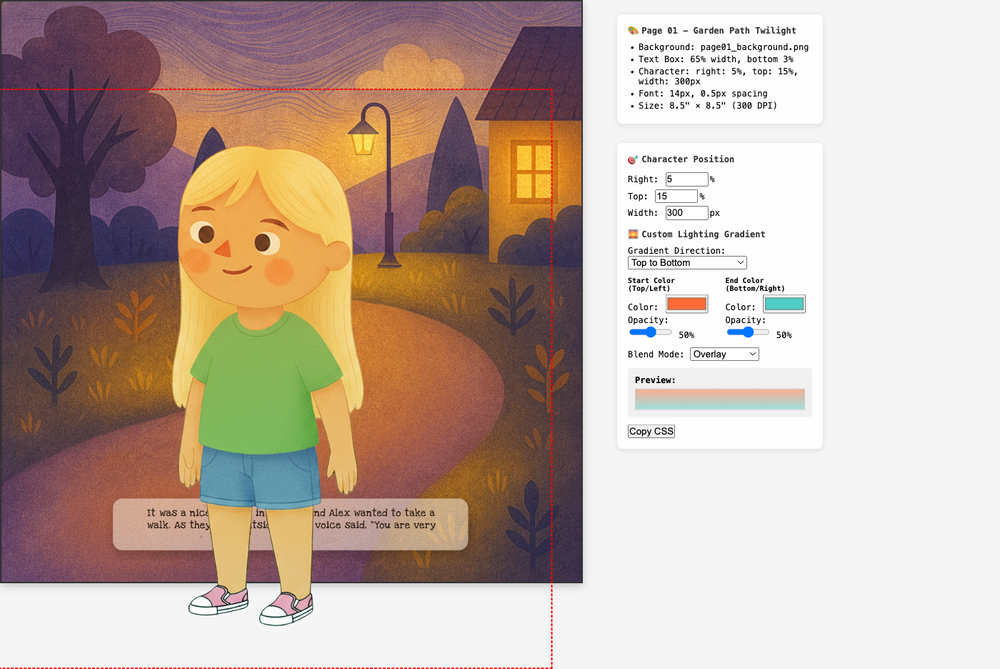
#> input picture test-pages/combined-test1-50pct.png, 1000 x 669 px, shrunk from 1400 x 936 before the run
$ python -i convert-poses-to-edges.py   (imports and definitions only)
#> lines starting #> are read from the running program, lines starting #| are printed output that depends on the picture
#!/usr/bin/env python3

"""
Convert pose reference images to edge maps
This removes ALL visual information except pose structure
"""

from PIL import Image, ImageFilter
import os
import numpy as np

# Configuration
POSE_NUMBERS = [1, 2, 3, 4, 5]
SCRIPT_DIR = os.path.dirname(os.path.abspath(__file__))
INPUT_DIR = os.path.join(SCRIPT_DIR, '../assets/poses/grayscale')
OUTPUT_DIR = os.path.join(SCRIPT_DIR, '../assets/poses/edges')

def convert_to_edge_map(input_path, output_path):
    """Convert grayscale image to pure edge map"""
#> called with input_path = '../test-pages/combined-test1-50pct.png', output_path = 'out.png'
    try:
        # Open the grayscale image
        img = Image.open(input_path)
#> img is the input picture: PIL image 1000x669 RGB; mean R, G, B 190.8, 171.8, 160.5

        # Convert to RGB for edge detection
        if img.mode != 'RGB':
            img = img.convert('RGB')

        # Apply edge detection filter
        edges = img.filter(ImageFilter.FIND_EDGES)
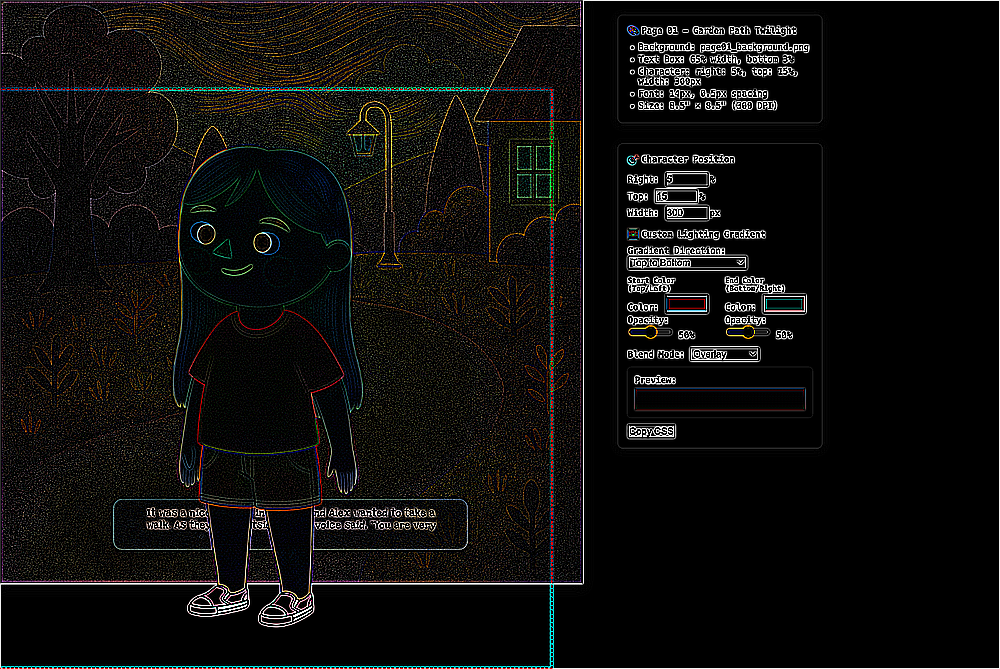
#> edges: PIL image 1000x669 RGB; mean R, G, B 16.4, 15.5, 14.1

        # Convert to pure black and white (no grays)
        edges_array = np.array(edges)

        # Threshold to pure black/white
        threshold = 50  # Adjust this value if needed
        edges_array[edges_array < threshold] = 0    # Black
        edges_array[edges_array >= threshold] = 255 # White
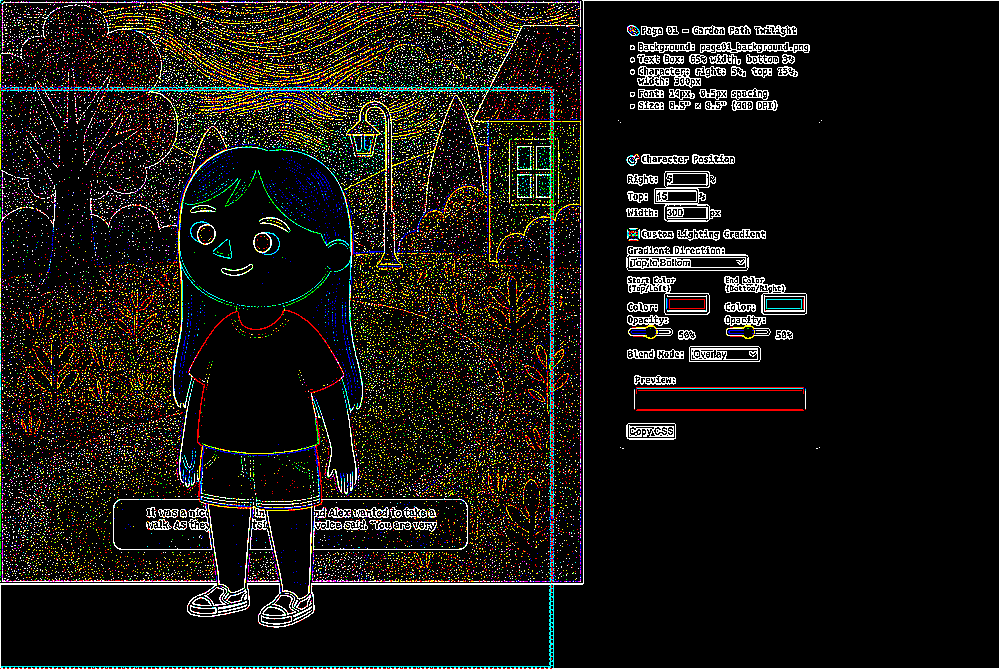
#> edges_array: shape (669, 1000, 3); mean R, G, B 25.3, 22.8, 18.4

        # Convert back to PIL Image
        edges_img = Image.fromarray(edges_array.astype('uint8'))

        # Convert to RGBA with transparent background
        edges_rgba = Image.new('RGBA', edges_img.size, (255, 255, 255, 0))  # Transparent background

        # Copy only the black edges (pose outline)
        edges_array_rgba = np.array(edges_rgba)
        edges_array_gray = np.array(edges_img.convert('L'))
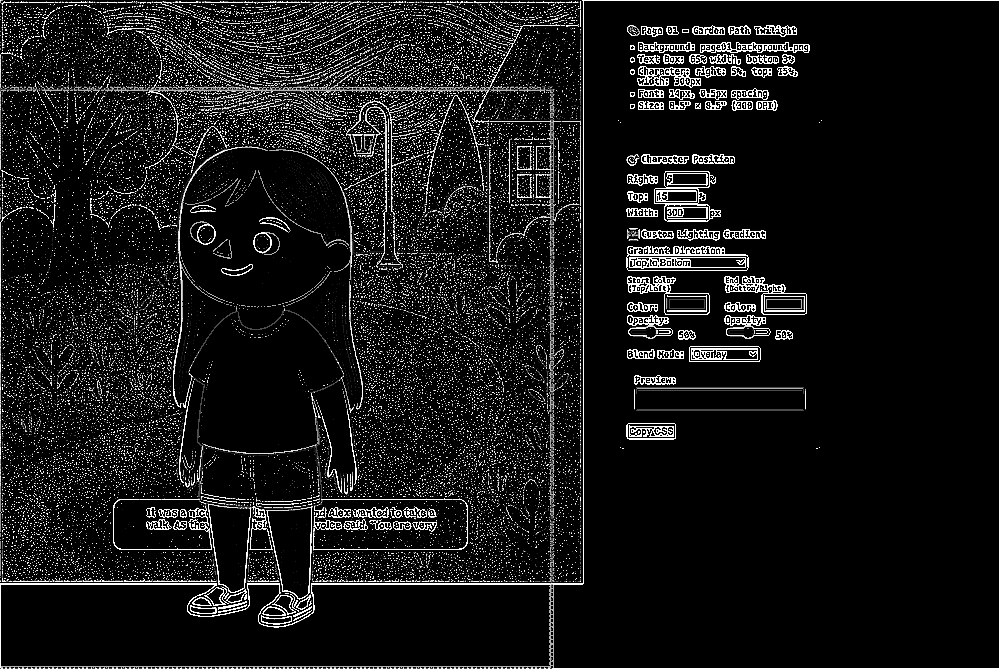
#> edges_array_gray: shape (669, 1000); min 0, max 255, mean 23.1

        # Where edges are black (0), make them black in RGBA
        # Where edges are white (255), keep transparent
        mask = edges_array_gray == 0
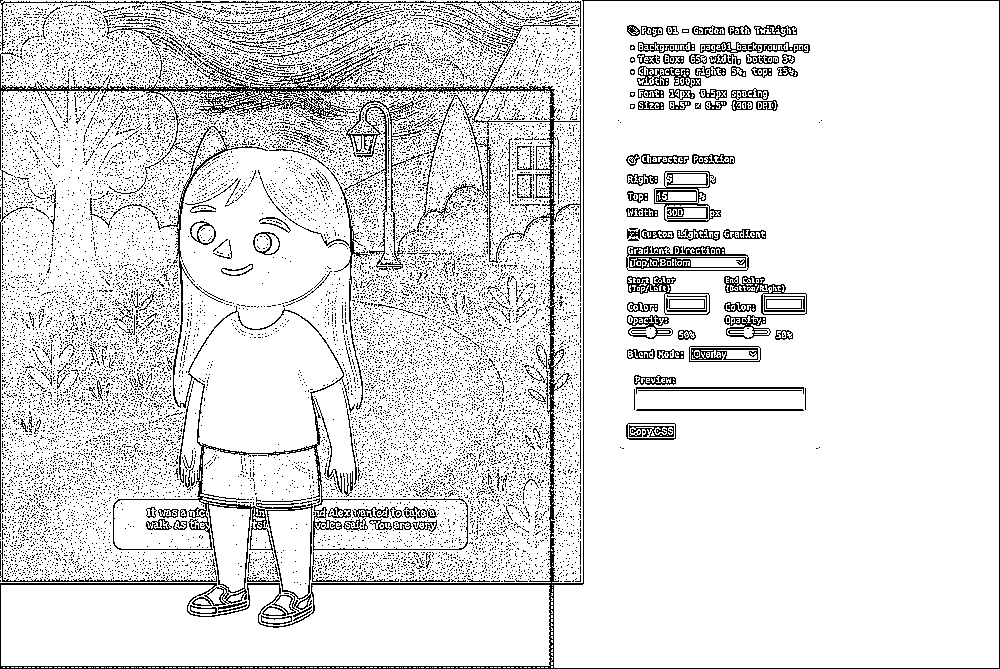
#> mask: shape (669, 1000) bool; 88% white; black in thin lines or dots
        edges_array_rgba[mask] = [0, 0, 0, 255]  # Black edges
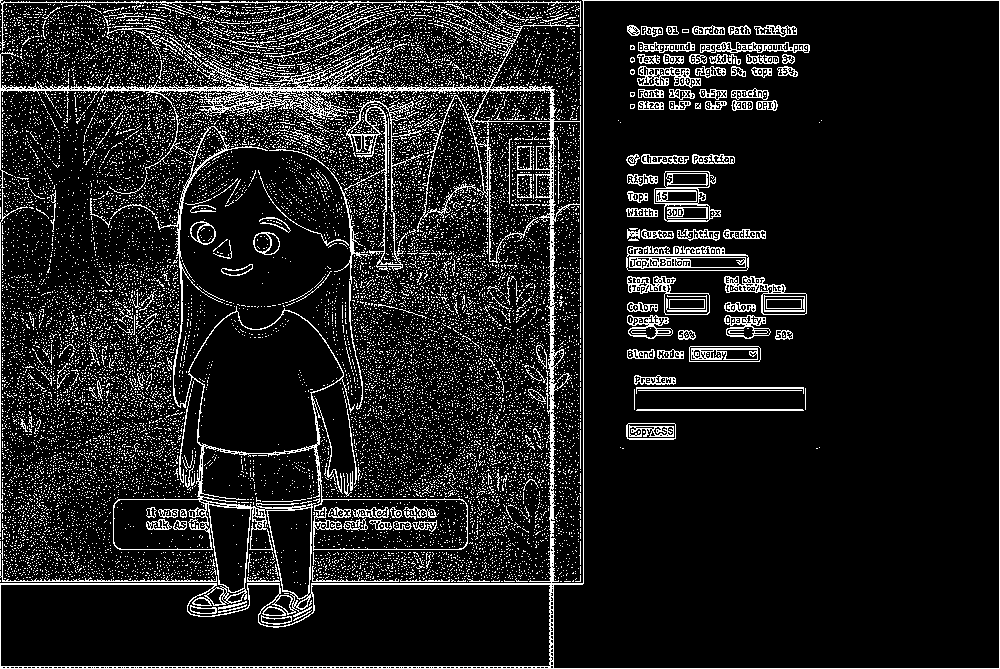
#> edges_array_rgba: shape (669, 1000, 4); mean R, G, B, A 30.5, 30.5, 30.5, 224.5; transparent parts drawn white

        final_img = Image.fromarray(edges_array_rgba)

        # Save as PNG
        final_img.save(output_path, 'PNG')
        print(f"✓ Converted to edge map: {os.path.basename(output_path)}")
        return True
    except Exception as e:
        print(f"✗ Failed to convert {os.path.basename(input_path)}: {e}")
        return False

def main():
    # Create output directory
    os.makedirs(OUTPUT_DIR, exist_ok=True)

    print("Converting grayscale pose images to edge maps...\n")

    converted = 0
    for pose_num in POSE_NUMBERS:
        padded_num = str(pose_num).zfill(2)
        input_path = os.path.join(INPUT_DIR, f"pose{padded_num}.png")
        output_path = os.path.join(OUTPUT_DIR, f"pose{padded_num}.png")

        if os.path.exists(input_path):
            if convert_to_edge_map(input_path, output_path):
                converted += 1
        else:
            print(f"⚠ Skipped: pose{padded_num}.png (file not found)")

    print(f"\n✓ Done! Converted {converted} images to edge maps")
    print(f"   Saved to: {OUTPUT_DIR}")
    print("\nNext steps:")
    print("1. Upload these edge map images to R2 storage")
    print("2. Update workflow prompt to reference 'edge map' instead of 'grayscale'")
    print("3. Test workflow - AI should only see pose structure")

# [2 lines not run here, left out]

>>> result = convert_to_edge_map('../test-pages/combined-test1-50pct.png', 'out.png')

$ run again, on test-pages/combined-test3-multiply.png
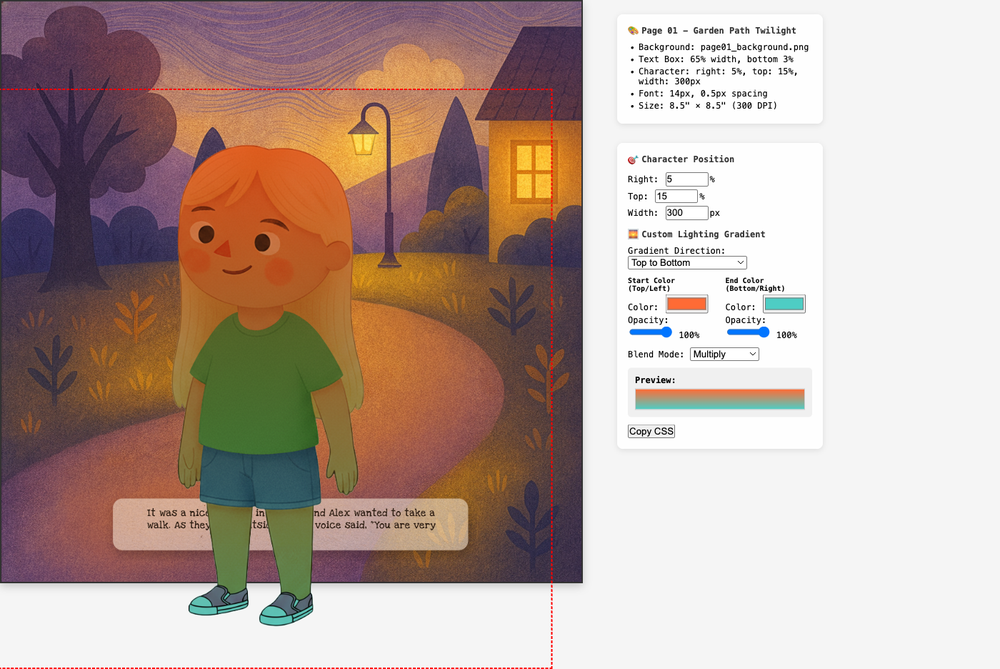
#> input picture test-pages/combined-test3-multiply.png, 1000 x 669 px, shrunk from 1400 x 936 before the run
#> in convert_to_edge_map, img is the input picture: PIL image 1000x669 RGB; mean R, G, B 184, 163.7, 154.9
#> in convert_to_edge_map, `mask = edges_array_gray == 0`:
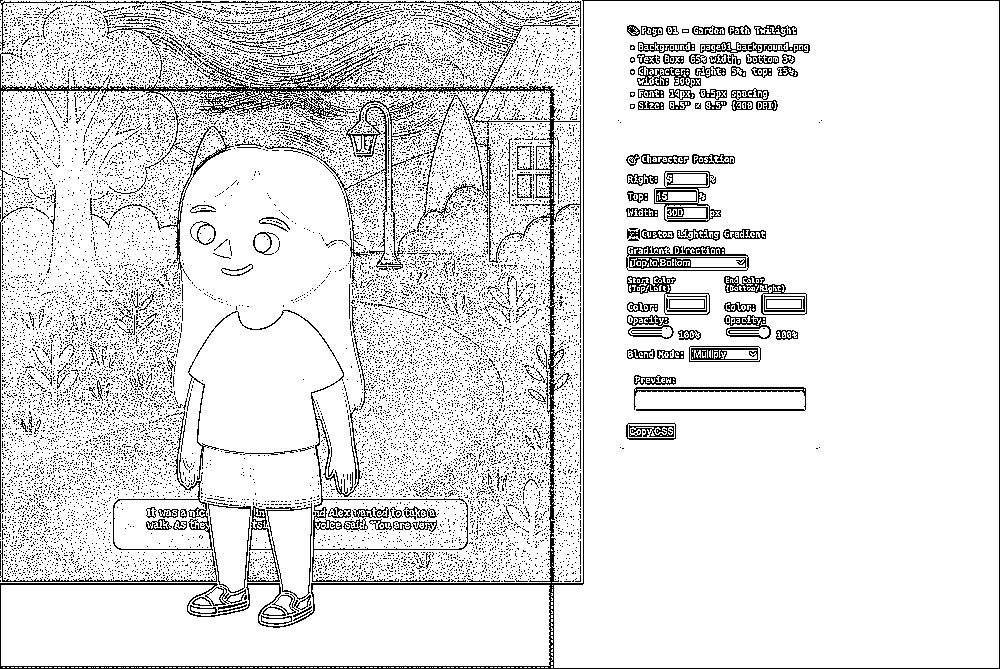
#> mask: shape (669, 1000) bool; 88.4% white; black in thin lines or dots
#> in convert_to_edge_map, `edges_array_rgba[mask] = [0, 0, 0, 255]`:
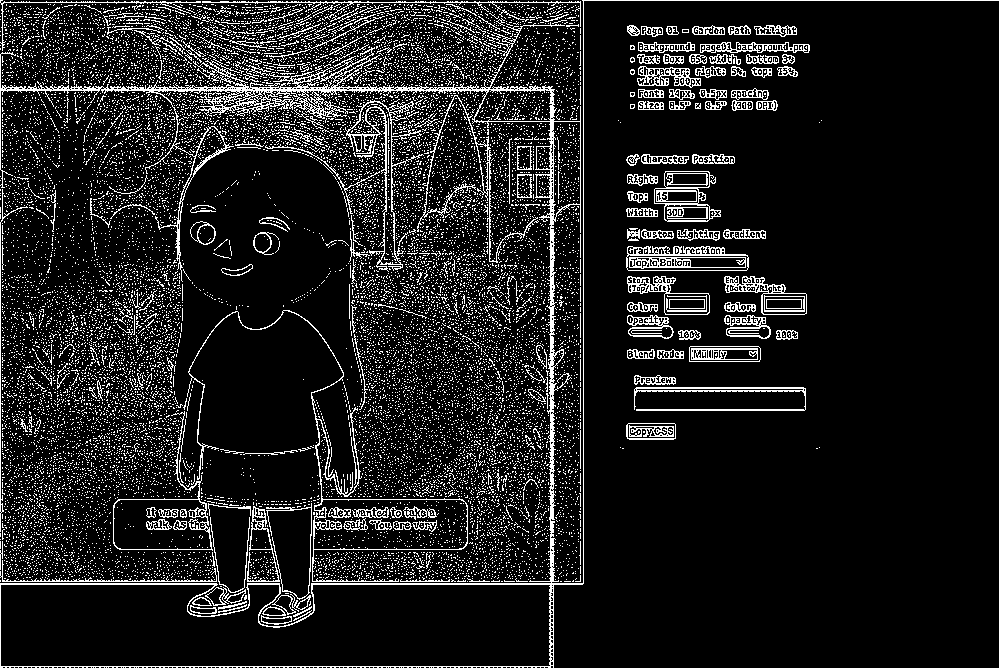
#> edges_array_rgba: shape (669, 1000, 4); mean R, G, B, A 29.7, 29.7, 29.7, 225.3; transparent parts drawn white
